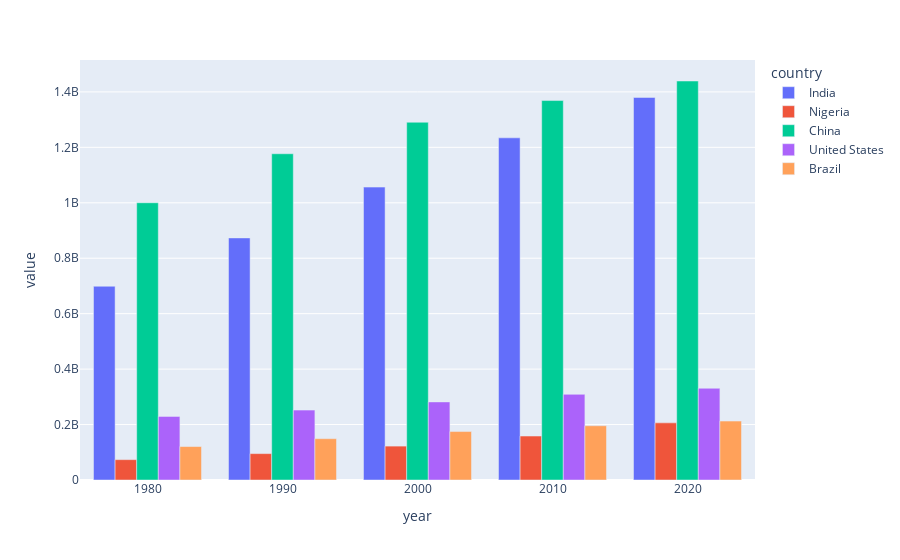

The notebook cell saved with this chart:
### Code cell
# df_population_sample.plot(kind='bar', xlabel='Year', ylabel='Population', title='Population Growth')

fig = px.bar(df_population_sample, x=df_population_sample.index, y=df_population_sample.columns, barmode='group')
# fig.update_layout(barmode='group')
fig.show()

### Figure 1 — Plotly figure (JSON) as saved in the notebook; plotly's stock layout.template omitted (floating-point values rounded to 4 significant figures)
{"data": [{"alignmentgroup": "True", "hovertemplate": "country=India<br>year=%{x}<br>value=%{y}<extra></extra>", "legendgroup": "India", "marker": {"color": "#636efa", "pattern": {"shape": ""}}, "name": "India", "offsetgroup": "India", "orientation": "v", "showlegend": true, "textposition": "auto", "type": "bar", "x": [1980, 1990, 2000, 2010, 2020], "xaxis": "x", "y": [698952844, 873277798, 1056575549, 1234281170, 1380004385], "yaxis": "y"}, {"alignmentgroup": "True", "hovertemplate": "country=Nigeria<br>year=%{x}<br>value=%{y}<extra></extra>", "legendgroup": "Nigeria", "marker": {"color": "#EF553B", "pattern": {"shape": ""}}, "name": "Nigeria", "offsetgroup": "Nigeria", "orientation": "v", "showlegend": true, "textposition": "auto", "type": "bar", "x": [1980, 1990, 2000, 2010, 2020], "xaxis": "x", "y": [73423633, 95212450, 122283850, 158503197, 206139589], "yaxis": "y"}, {"alignmentgroup": "True", "hovertemplate": "country=China<br>year=%{x}<br>value=%{y}<extra></extra>", "legendgroup": "China", "marker": {"color": "#00cc96", "pattern": {"shape": ""}}, "name": "China", "offsetgroup": "China", "orientation": "v", "showlegend": true, "textposition": "auto", "type": "bar", "x": [1980, 1990, 2000, 2010, 2020], "xaxis": "x", "y": [1000089235, 1176883674, 1290550765, 1368810615, 1439323776], "yaxis": "y"}, {"alignmentgroup": "True", "hovertemplate": "country=United States<br>year=%{x}<br>value=%{y}<extra></extra>", "legendgroup": "United States", "marker": {"color": "#ab63fa", "pattern": {"shape": ""}}, "name": "United States", "offsetgroup": "United States", "orientation": "v", "showlegend": true, "textposition": "auto", "type": "bar", "x": [1980, 1990, 2000, 2010, 2020], "xaxis": "x", "y": [229476354, 252120309, 281710909, 309011475, 331002651], "yaxis": "y"}, {"alignmentgroup": "True", "hovertemplate": "country=Brazil<br>year=%{x}<br>value=%{y}<extra></extra>", "legendgroup": "Brazil", "marker": {"color": "#FFA15A", "pattern": {"shape": ""}}, "name": "Brazil", "offsetgroup": "Brazil", "orientation": "v", "showlegend": true, "textposition": "auto", "type": "bar", "x": [1980, 1990, 2000, 2010, 2020], "xaxis": "x", "y": [120694009, 149003223, 174790340, 195713635, 212559417], "yaxis": "y"}], "layout": {"barmode": "group", "legend": {"title": {"text": "country"}, "tracegroupgap": 0}, "margin": {"t": 60}, "xaxis": {"anchor": "y", "domain": [0, 1], "title": {"text": "year"}}, "yaxis": {"anchor": "x", "domain": [0, 1], "title": {"text": "value"}}}}
